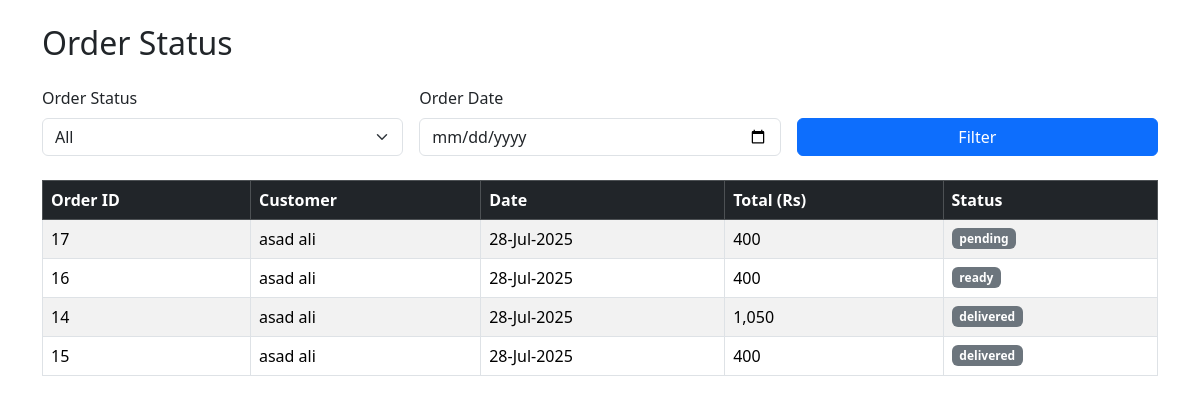
The app's page /dashboard/reports/order_status.php with its own data.
### tables this page shows
CREATE TABLE `orders` (
  `order_id` int(11) NOT NULL,
  `customer_id` int(11) DEFAULT NULL,
  `order_date` datetime DEFAULT current_timestamp(),
  `delivery_date` date DEFAULT NULL,
  `status` enum('pending','processing','ready','delivered','cancelled') DEFAULT 'pending',
  `total_amount` decimal(10,2) DEFAULT NULL,
  `notes` text DEFAULT NULL
);

CREATE TABLE `customers` (
  `customer_id` int(11) NOT NULL,
  `full_name` varchar(100) NOT NULL,
  `username` varchar(100) DEFAULT NULL,
  `email` varchar(100) DEFAULT NULL,
  `password` varchar(255) NOT NULL,
  `phone` varchar(20) DEFAULT NULL,
  `address` text DEFAULT NULL,
  `loyalty_points` int(11) DEFAULT 0,
  `is_active` tinyint(1) DEFAULT 1,
  `last_login` datetime DEFAULT NULL,
  `created_at` timestamp NOT NULL DEFAULT current_timestamp()
);

### dashboard/reports/order_status.php (the view, shortened to what this page needs)
<?php
$page_title = "Order Status";
$baseURL = '/bakery';
$projectRoot = $_SERVER['DOCUMENT_ROOT'] . $baseURL;
require_once $projectRoot . '/includes/db_connect.php';
$dateFilter = $_GET['date'] ?? '';
$whereClauses = [];
$whereSQL = $whereClauses ? 'WHERE ' . implode(' AND ', $whereClauses) : '';
$sql = "SELECT o.order_id, o.order_date, o.status, o.total_amount, c.full_name
        FROM orders o
        JOIN customers c ON o.customer_id = c.customer_id
        $whereSQL
        ORDER BY o.order_date DESC";
$stmt = $conn->prepare($sql);
$stmt->execute();
$result = $stmt->get_result();
?>
<link href="https://cdn.jsdelivr.net/npm/bootstrap@5.3.3/dist/css/bootstrap.min.css" rel="stylesheet">
<div class="container mt-4">
    <h2 class="mb-4"><?= $page_title ?></h2>
    <form class="row g-3 mb-4" method="get">
        <div class="col-md-4">
            <label for="status" class="form-label">Order Status</label>
            <select id="status" name="status" class="form-select">
                <option value="">All</option>
            </select>
        </div>
        <div class="col-md-4">
            <label for="date" class="form-label">Order Date</label>
            <input type="date" id="date" name="date" class="form-control" value="<?= htmlspecialchars($dateFilter) ?>">
        </div>
        <div class="col-md-4 d-flex align-items-end">
            <button type="submit" class="btn btn-primary w-100">Filter</button>
        </div>
    </form>
    <div class="table-responsive">
        <table class="table table-bordered table-striped">
            <thead class="table-dark">
                <tr>
                    <th>Order ID</th>
                    <th>Customer</th>
                    <th>Date</th>
                    <th>Total (Rs)</th>
                    <th>Status</th>
                </tr>
            </thead>
            <tbody>
                <?php if ($result->num_rows > 0): ?>
                    <?php while ($row = $result->fetch_assoc()): ?>
                        <tr>
                            <td><?= $row['order_id'] ?></td>
                            <td><?= htmlspecialchars($row['full_name']) ?></td>
                            <td><?= date('d-M-Y', strtotime($row['order_date'])) ?></td>
                            <td><?= number_format($row['total_amount']) ?></td>
                            <td>
                                <span class="badge
                                    <?= match ($row['status']) {
                                        'Pending' => 'bg-warning text-dark',
                                        'Processing' => 'bg-info text-dark',
                                        'Delivered' => 'bg-success',
                                        'Cancelled' => 'bg-danger',
                                        default => 'bg-secondary'
                                    } ?>">
                                    <?= $row['status'] ?>
                                </span>
                            </td>
                        </tr>
                    <?php endwhile; ?>
                <?php else: ?>
                    <tr><td colspan="5" class="text-center">No orders found.</td></tr>
                <?php endif; ?>
            </tbody>
        </table>
    </div>
</div>

### records on screen
orders: order_id "17", customer.full_name "asad ali", order_date "28-Jul-2025", total_amount "400", status "pending"
orders: order_id "16", customer.full_name "asad ali", order_date "28-Jul-2025", total_amount "400", status "ready"
orders: order_id "14", customer.full_name "asad ali", order_date "28-Jul-2025", total_amount "1,050", status "delivered"
orders: order_id "15", customer.full_name "asad ali", order_date "28-Jul-2025", total_amount "400", status "delivered"

### other values on screen
$page_title "Order Status"
